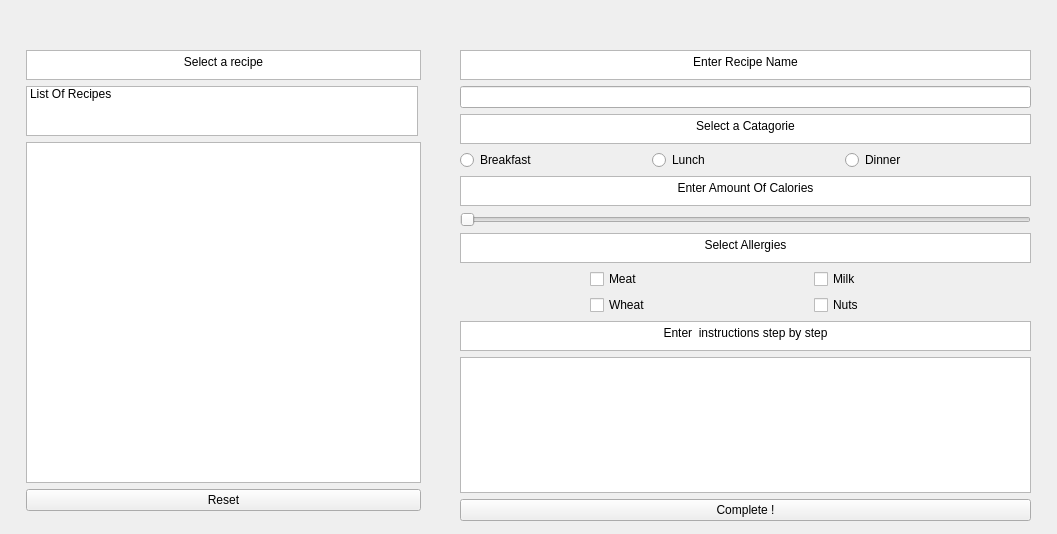
<?xml version="1.0" encoding="UTF-8"?>
<ui version="4.0">
 <class>MainWindow</class>
 <widget class="QMainWindow" name="MainWindow">
  <property name="geometry">
   <rect>
    <x>0</x>
    <y>0</y>
    <width>1057</width>
    <height>534</height>
   </rect>
  </property>
  <property name="windowTitle">
   <string>MainWindow</string>
  </property>
  <property name="styleSheet">
   <string notr="true"/>
  </property>
  <widget class="QWidget" name="centralwidget">
   <widget class="QWidget" name="formLayoutWidget">
    <property name="geometry">
     <rect>
      <x>20</x>
      <y>50</y>
      <width>401</width>
      <height>461</height>
     </rect>
    </property>
    <layout class="QFormLayout" name="formLayout">
     <item row="1" column="1">
      <widget class="QListWidget" name="listOfRecipes">
       <property name="maximumSize">
        <size>
         <width>392</width>
         <height>50</height>
        </size>
       </property>
       <property name="baseSize">
        <size>
         <width>0</width>
         <height>3</height>
        </size>
       </property>
       <item>
        <property name="text">
         <string>List Of Recipes</string>
        </property>
       </item>
      </widget>
     </item>
     <item row="2" column="1">
      <widget class="QTextBrowser" name="recipeDisplay">
       <property name="maximumSize">
        <size>
         <width>16777215</width>
         <height>18000</height>
        </size>
       </property>
      </widget>
     </item>
     <item row="0" column="1">
      <widget class="QTextBrowser" name="listHeading">
       <property name="maximumSize">
        <size>
         <width>16777215</width>
         <height>30</height>
        </size>
       </property>
       <property name="html">
        <string>&lt;!DOCTYPE HTML PUBLIC &quot;-//W3C//DTD HTML 4.0//EN&quot; &quot;http://www.w3.org/TR/REC-html40/strict.dtd&quot;&gt;
&lt;html&gt;&lt;head&gt;&lt;meta name=&quot;qrichtext&quot; content=&quot;1&quot; /&gt;&lt;meta charset=&quot;utf-8&quot; /&gt;&lt;style type=&quot;text/css&quot;&gt;
p, li { white-space: pre-wrap; }
hr { height: 1px; border-width: 0; }
li.unchecked::marker { content: &quot;\2610&quot;; }
li.checked::marker { content: &quot;\2612&quot;; }
&lt;/style&gt;&lt;/head&gt;&lt;body style=&quot; font-family:'Segoe UI'; font-size:9pt; font-weight:400; font-style:normal;&quot;&gt;
&lt;p align=&quot;center&quot; style=&quot; margin-top:0px; margin-bottom:0px; margin-left:0px; margin-right:0px; -qt-block-indent:0; text-indent:0px;&quot;&gt;Select a recipe&lt;/p&gt;&lt;/body&gt;&lt;/html&gt;</string>
       </property>
      </widget>
     </item>
     <item row="3" column="1">
      <widget class="QPushButton" name="pushButton">
       <property name="text">
        <string>Reset</string>
       </property>
      </widget>
     </item>
    </layout>
   </widget>
   <widget class="QWidget" name="gridLayoutWidget">
    <property name="geometry">
     <rect>
      <x>460</x>
      <y>50</y>
      <width>571</width>
      <height>471</height>
     </rect>
    </property>
    <layout class="QGridLayout" name="gridLayout">
     <item row="2" column="0">
      <widget class="QTextBrowser" name="CatagorieLabl">
       <property name="maximumSize">
        <size>
         <width>16777215</width>
         <height>30</height>
        </size>
       </property>
       <property name="html">
        <string>&lt;!DOCTYPE HTML PUBLIC &quot;-//W3C//DTD HTML 4.0//EN&quot; &quot;http://www.w3.org/TR/REC-html40/strict.dtd&quot;&gt;
&lt;html&gt;&lt;head&gt;&lt;meta name=&quot;qrichtext&quot; content=&quot;1&quot; /&gt;&lt;meta charset=&quot;utf-8&quot; /&gt;&lt;style type=&quot;text/css&quot;&gt;
p, li { white-space: pre-wrap; }
hr { height: 1px; border-width: 0; }
li.unchecked::marker { content: &quot;\2610&quot;; }
li.checked::marker { content: &quot;\2612&quot;; }
&lt;/style&gt;&lt;/head&gt;&lt;body style=&quot; font-family:'Segoe UI'; font-size:9pt; font-weight:400; font-style:normal;&quot;&gt;
&lt;p align=&quot;center&quot; style=&quot; margin-top:0px; margin-bottom:0px; margin-left:0px; margin-right:0px; -qt-block-indent:0; text-indent:0px;&quot;&gt;Select a Catagorie&lt;/p&gt;&lt;/body&gt;&lt;/html&gt;</string>
       </property>
      </widget>
     </item>
     <item row="6" column="0">
      <widget class="QTextBrowser" name="allergiesLabel">
       <property name="maximumSize">
        <size>
         <width>16777215</width>
         <height>30</height>
        </size>
       </property>
       <property name="html">
        <string>&lt;!DOCTYPE HTML PUBLIC &quot;-//W3C//DTD HTML 4.0//EN&quot; &quot;http://www.w3.org/TR/REC-html40/strict.dtd&quot;&gt;
&lt;html&gt;&lt;head&gt;&lt;meta name=&quot;qrichtext&quot; content=&quot;1&quot; /&gt;&lt;meta charset=&quot;utf-8&quot; /&gt;&lt;style type=&quot;text/css&quot;&gt;
p, li { white-space: pre-wrap; }
hr { height: 1px; border-width: 0; }
li.unchecked::marker { content: &quot;\2610&quot;; }
li.checked::marker { content: &quot;\2612&quot;; }
&lt;/style&gt;&lt;/head&gt;&lt;body style=&quot; font-family:'Segoe UI'; font-size:9pt; font-weight:400; font-style:normal;&quot;&gt;
&lt;p align=&quot;center&quot; style=&quot; margin-top:0px; margin-bottom:0px; margin-left:0px; margin-right:0px; -qt-block-indent:0; text-indent:0px;&quot;&gt;Select Allergies&lt;/p&gt;&lt;/body&gt;&lt;/html&gt;</string>
       </property>
      </widget>
     </item>
     <item row="7" column="0">
      <layout class="QGridLayout" name="gridLayout_2">
       <item row="1" column="2">
        <widget class="QCheckBox" name="milkBox">
         <property name="text">
          <string>Milk</string>
         </property>
        </widget>
       </item>
       <item row="2" column="2">
        <widget class="QCheckBox" name="nutsBox">
         <property name="text">
          <string>Nuts</string>
         </property>
        </widget>
       </item>
       <item row="1" column="1">
        <widget class="QCheckBox" name="meatBox">
         <property name="text">
          <string>Meat</string>
         </property>
        </widget>
       </item>
       <item row="2" column="1">
        <widget class="QCheckBox" name="wheatBox">
         <property name="text">
          <string>Wheat</string>
         </property>
        </widget>
       </item>
       <item row="1" column="0">
        <spacer name="verticalSpacer">
         <property name="orientation">
          <enum>Qt::Vertical</enum>
         </property>
         <property name="sizeHint" stdset="0">
          <size>
           <width>130</width>
           <height>40</height>
          </size>
         </property>
        </spacer>
       </item>
      </layout>
     </item>
     <item row="5" column="0">
      <widget class="QSlider" name="calorieSlider">
       <property name="orientation">
        <enum>Qt::Horizontal</enum>
       </property>
      </widget>
     </item>
     <item row="3" column="0">
      <layout class="QHBoxLayout" name="horizontalLayout">
       <item>
        <widget class="QRadioButton" name="breakfastRadio">
         <property name="text">
          <string>Breakfast</string>
         </property>
        </widget>
       </item>
       <item>
        <widget class="QRadioButton" name="lunchRadio">
         <property name="text">
          <string>Lunch</string>
         </property>
        </widget>
       </item>
       <item>
        <widget class="QRadioButton" name="dinnerRadio">
         <property name="text">
          <string>Dinner</string>
         </property>
        </widget>
       </item>
      </layout>
     </item>
     <item row="1" column="0">
      <widget class="QLineEdit" name="nameInsert"/>
     </item>
     <item row="0" column="0">
      <widget class="QTextBrowser" name="nameLabel">
       <property name="maximumSize">
        <size>
         <width>16777215</width>
         <height>30</height>
        </size>
       </property>
       <property name="html">
        <string>&lt;!DOCTYPE HTML PUBLIC &quot;-//W3C//DTD HTML 4.0//EN&quot; &quot;http://www.w3.org/TR/REC-html40/strict.dtd&quot;&gt;
&lt;html&gt;&lt;head&gt;&lt;meta name=&quot;qrichtext&quot; content=&quot;1&quot; /&gt;&lt;meta charset=&quot;utf-8&quot; /&gt;&lt;style type=&quot;text/css&quot;&gt;
p, li { white-space: pre-wrap; }
hr { height: 1px; border-width: 0; }
li.unchecked::marker { content: &quot;\2610&quot;; }
li.checked::marker { content: &quot;\2612&quot;; }
&lt;/style&gt;&lt;/head&gt;&lt;body style=&quot; font-family:'Segoe UI'; font-size:9pt; font-weight:400; font-style:normal;&quot;&gt;
&lt;p align=&quot;center&quot; style=&quot; margin-top:0px; margin-bottom:0px; margin-left:0px; margin-right:0px; -qt-block-indent:0; text-indent:0px;&quot;&gt;Enter Recipe Name&lt;/p&gt;&lt;/body&gt;&lt;/html&gt;</string>
       </property>
      </widget>
     </item>
     <item row="8" column="0">
      <widget class="QTextBrowser" name="stepsLabel">
       <property name="maximumSize">
        <size>
         <width>16777215</width>
         <height>30</height>
        </size>
       </property>
       <property name="html">
        <string>&lt;!DOCTYPE HTML PUBLIC &quot;-//W3C//DTD HTML 4.0//EN&quot; &quot;http://www.w3.org/TR/REC-html40/strict.dtd&quot;&gt;
&lt;html&gt;&lt;head&gt;&lt;meta name=&quot;qrichtext&quot; content=&quot;1&quot; /&gt;&lt;meta charset=&quot;utf-8&quot; /&gt;&lt;style type=&quot;text/css&quot;&gt;
p, li { white-space: pre-wrap; }
hr { height: 1px; border-width: 0; }
li.unchecked::marker { content: &quot;\2610&quot;; }
li.checked::marker { content: &quot;\2612&quot;; }
&lt;/style&gt;&lt;/head&gt;&lt;body style=&quot; font-family:'Segoe UI'; font-size:9pt; font-weight:400; font-style:normal;&quot;&gt;
&lt;p align=&quot;center&quot; style=&quot; margin-top:0px; margin-bottom:0px; margin-left:0px; margin-right:0px; -qt-block-indent:0; text-indent:0px;&quot;&gt;Enter  instructions step by step&lt;/p&gt;&lt;/body&gt;&lt;/html&gt;</string>
       </property>
      </widget>
     </item>
     <item row="9" column="0">
      <widget class="QPlainTextEdit" name="plainTextEdit">
       <property name="maximumSize">
        <size>
         <width>16777215</width>
         <height>99999</height>
        </size>
       </property>
      </widget>
     </item>
     <item row="4" column="0">
      <widget class="QTextBrowser" name="caloriesLabel">
       <property name="maximumSize">
        <size>
         <width>16777215</width>
         <height>30</height>
        </size>
       </property>
       <property name="html">
        <string>&lt;!DOCTYPE HTML PUBLIC &quot;-//W3C//DTD HTML 4.0//EN&quot; &quot;http://www.w3.org/TR/REC-html40/strict.dtd&quot;&gt;
&lt;html&gt;&lt;head&gt;&lt;meta name=&quot;qrichtext&quot; content=&quot;1&quot; /&gt;&lt;meta charset=&quot;utf-8&quot; /&gt;&lt;style type=&quot;text/css&quot;&gt;
p, li { white-space: pre-wrap; }
hr { height: 1px; border-width: 0; }
li.unchecked::marker { content: &quot;\2610&quot;; }
li.checked::marker { content: &quot;\2612&quot;; }
&lt;/style&gt;&lt;/head&gt;&lt;body style=&quot; font-family:'Segoe UI'; font-size:9pt; font-weight:400; font-style:normal;&quot;&gt;
&lt;p align=&quot;center&quot; style=&quot; margin-top:0px; margin-bottom:0px; margin-left:0px; margin-right:0px; -qt-block-indent:0; text-indent:0px;&quot;&gt;Enter Amount Of Calories&lt;/p&gt;&lt;/body&gt;&lt;/html&gt;</string>
       </property>
      </widget>
     </item>
     <item row="10" column="0">
      <widget class="QPushButton" name="Completed">
       <property name="text">
        <string>Complete !</string>
       </property>
      </widget>
     </item>
    </layout>
   </widget>
  </widget>
  <action name="actionQUIT">
   <property name="text">
    <string>QUIT</string>
   </property>
  </action>
 </widget>
 <resources/>
 <connections/>
</ui>
